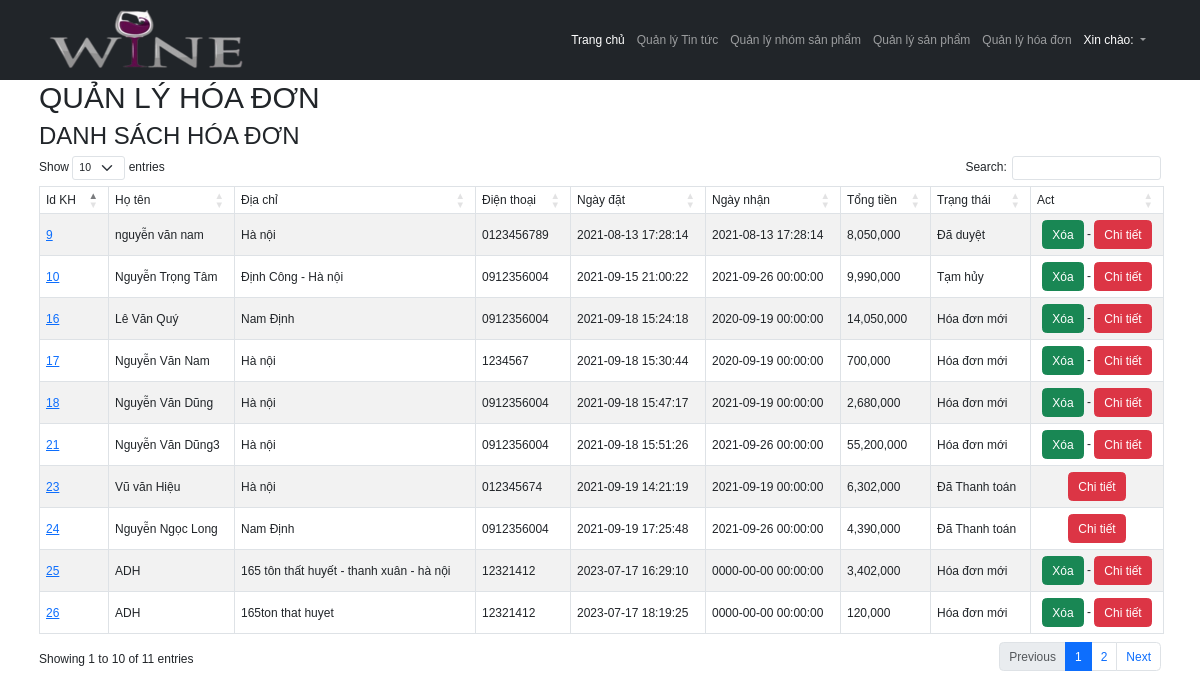
Screenshot of /index_admin.php?module=hoadon with the database file from the repository.
### tables this page shows
CREATE TABLE `tbhoadon` (
  `mahd` int(11) NOT NULL,
  `tennguoimua` varchar(30) NOT NULL,
  `dtnguoimua` varchar(15) DEFAULT NULL,
  `nguoinhan` varchar(30) DEFAULT NULL,
  `dienthoai` varchar(15) NOT NULL,
  `diachi` varchar(100) NOT NULL,
  `Note` text DEFAULT NULL,
  `ngaydat` datetime NOT NULL DEFAULT current_timestamp(),
  `ngaynhan` datetime NOT NULL DEFAULT current_timestamp(),
  `trangthai` int(11) NOT NULL DEFAULT 0
);

### Models/clsDatabase.php (called while the page is built, shortened)
<?php
class clsDatabase
{
	public $conn = NULL;
	function __construct()
	{
		try
		{
			$this->conn = new PDO("mysql:host=localhost;dbname=shop","root","");
			$this->conn->exec("SET NAMES UTF8");
		}
		catch(PDOException $ex)
		{
			echo "<h3>" . $ex->getMessage() . "</h3>";
			die("<h3> LỖI KẾT NỐI CSDL </h3>");
		}
	}
	function ThucthiSQL($sql, $data=NULL)
	{
		$this->pdo_stm = $this->conn->prepare($sql);
		$ketqua=false;
		if($data!=NULL)
			$ketqua = $this->pdo_stm->execute($data);
		else
			$ketqua = $this->pdo_stm->execute();
		return $ketqua;
	}
}
?>

### Models/clsHoadon.php (called while the page is built, shortened)
<?php
require_once("clsDatabase.php");
class clsHoadon
{
	public $db;
	function __construct()
	{
		$this->db = new clsDatabase();
	}
	function LayDanhSachHoadon()
	{
		$sql = "SELECT * FROM tbHoadon ORDER BY mahd DESC";
		$ketqua = $this->db->ThucthiSQL($sql);
		if($ketqua==TRUE)
			$this->data = $this->db->pdo_stm->fetchAll();
		return $ketqua;
	}
	public function TongTien($mahd)
	{
		$sql = "SELECT SUM(soluong*giamua) AS tongtien
					FROM `tbchitiethoadon` WHERE mahd=?";
		$data[] = $mahd;
 		$ketqua = $this->db->ThucthiSQL($sql,$data);
		if($ketqua==TRUE)
		{
			$this->data = $this->db->pdo_stm->fetch();
			return $this->data["tongtien"];
		}
		else
			return -1;
	}
}
?>

### Views/vDanhSachHD.php (the view)
	<div class="container table-responsive">
		<h1> QUẢN LÝ HÓA ĐƠN</h1>
		<h2> DANH SÁCH HÓA ĐƠN</h2>
		<div>
			<?php
if ($ketqua) {
?>
				<table id="example" class="table table-striped table-hover table-bordered table align-middle">
					<thead>
						<tr>
							<td>Id KH</td>
							<td>Họ tên</td>
							<td>Địa chỉ</td>
							<td>Điện thoại</td>
							<td>Ngày đặt</td>
							<td>Ngày nhận</td>
							<td>Tổng tiền</td>
							<td>Trạng thái</td>
							<td>Act</td>
						</tr>
					</thead>
					<tbody>
						<?php
			$rows = $hoadon->data;
			foreach ($rows as $row) {
				$trangthai = "";
				if ($row["trangthai"] == 0)
					$trangthai = "Hóa đơn mới";
				else if ($row["trangthai"] == 1)
					$trangthai = "Đã duyệt";
				else if ($row["trangthai"] == 2)
					$trangthai = "Đã Thanh toán";
				else if ($row["trangthai"] == 3)
					$trangthai = "Tạm hủy";
			?>
							<tr>
								<td><a href="?module=<?= $module ?>&act=chitiet&id=<?= $row["mahd"] ?>"> <?= $row["mahd"] ?> </a></td>
								<td><?= $row["tennguoimua"] ?></td>
								<td><?= $row["diachi"] ?></td>
								<td><?= $row["dienthoai"] ?></td>
								<td><?= $row["ngaydat"] ?></td>
								<td><?= $row["ngaynhan"] ?></td>
								<td><?= number_format($hoadon->TongTien($row["mahd"])) ?></td>
								<td><?= $trangthai ?></td>
								<td class="text-center">
									<?php
						if ($row["trangthai"] != 2)
							echo "<a class='btn btn-success' href='?module=" . $module . "&act=xoa&id=" . $row["mahd"] . "'>Xóa</a> - ";
						else
							echo " ";
						?>
									<a class="btn btn-danger" href="?module=<?= $module ?>&act=chitiet&id=<?= $row["mahd"] ?>"> Chi tiết </a>
								</td>
							</tr>
				<?php
			}
	?>
	</tbody>
				</table>
			<?php
}
?>
		</div>
	</div>

### css_Admin/Style.css (style rules this page uses)
* { margin:0px; padding:0px; box-sizing:border-box; font-family:Tahoma, Geneva, sans-serif; font-size:12px }

### rows the page displays
tbhoadon: mahd "26", tennguoimua "ADH", diachi "165ton that huyet", dienthoai "12321412", ngaydat "2023-07-17 18:19:25", ngaynhan "0000-00-00 00:00:00", TongTien "120,000", trangthai "Hóa đơn mới"
tbhoadon: mahd "25", tennguoimua "ADH", diachi "165 tôn thất huyết - thanh xuân - hà nội", dienthoai "12321412", ngaydat "2023-07-17 16:29:10", ngaynhan "0000-00-00 00:00:00", TongTien "3,402,000", trangthai "Hóa đơn mới"
tbhoadon: mahd "24", tennguoimua "Nguyễn Ngọc Long", diachi "Nam Định", dienthoai "0912356004", ngaydat "2021-09-19 17:25:48", ngaynhan "2021-09-26 00:00:00", TongTien "4,390,000", trangthai "Đã Thanh toán"
tbhoadon: mahd "23", tennguoimua "Vũ văn Hiệu", diachi "Hà nội", dienthoai "012345674", ngaydat "2021-09-19 14:21:19", ngaynhan "2021-09-19 00:00:00", TongTien "6,302,000", trangthai "Đã Thanh toán"
tbhoadon: mahd "21", tennguoimua "Nguyễn Văn Dũng3", diachi "Hà nội", dienthoai "0912356004", ngaydat "2021-09-18 15:51:26", ngaynhan "2021-09-26 00:00:00", TongTien "55,200,000", trangthai "Hóa đơn mới"
tbhoadon: mahd "18", tennguoimua "Nguyễn Văn Dũng", diachi "Hà nội", dienthoai "0912356004", ngaydat "2021-09-18 15:47:17", ngaynhan "2021-09-19 00:00:00", TongTien "2,680,000", trangthai "Hóa đơn mới"
tbhoadon: mahd "17", tennguoimua "Nguyễn Văn Nam", diachi "Hà nội", dienthoai "1234567", ngaydat "2021-09-18 15:30:44", ngaynhan "2020-09-19 00:00:00", TongTien "700,000", trangthai "Hóa đơn mới"
tbhoadon: mahd "16", tennguoimua "Lê Văn Quý", diachi "Nam Định", dienthoai "0912356004", ngaydat "2021-09-18 15:24:18", ngaynhan "2020-09-19 00:00:00", TongTien "14,050,000", trangthai "Hóa đơn mới"
tbhoadon: mahd "10", tennguoimua "Nguyễn Trọng Tâm", diachi "Định Công - Hà nội", dienthoai "0912356004", ngaydat "2021-09-15 21:00:22", ngaynhan "2021-09-26 00:00:00", TongTien "9,990,000", trangthai "Tạm hủy"
tbhoadon: mahd "9", tennguoimua "nguyễn văn nam", diachi "Hà nội", dienthoai "0123456789", ngaydat "2021-08-13 17:28:14", ngaynhan "2021-08-13 17:28:14", TongTien "8,050,000", trangthai "Đã duyệt"
